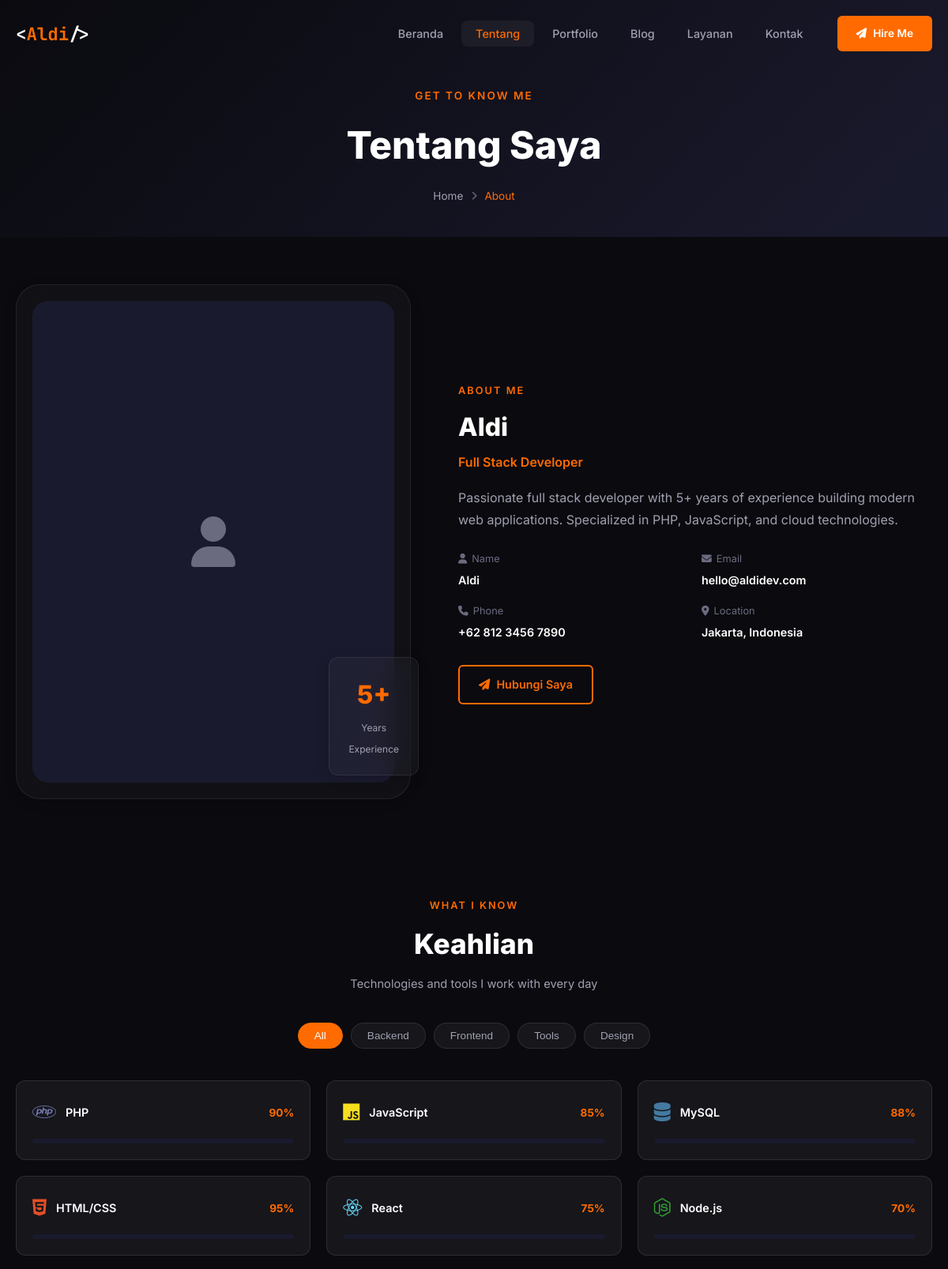
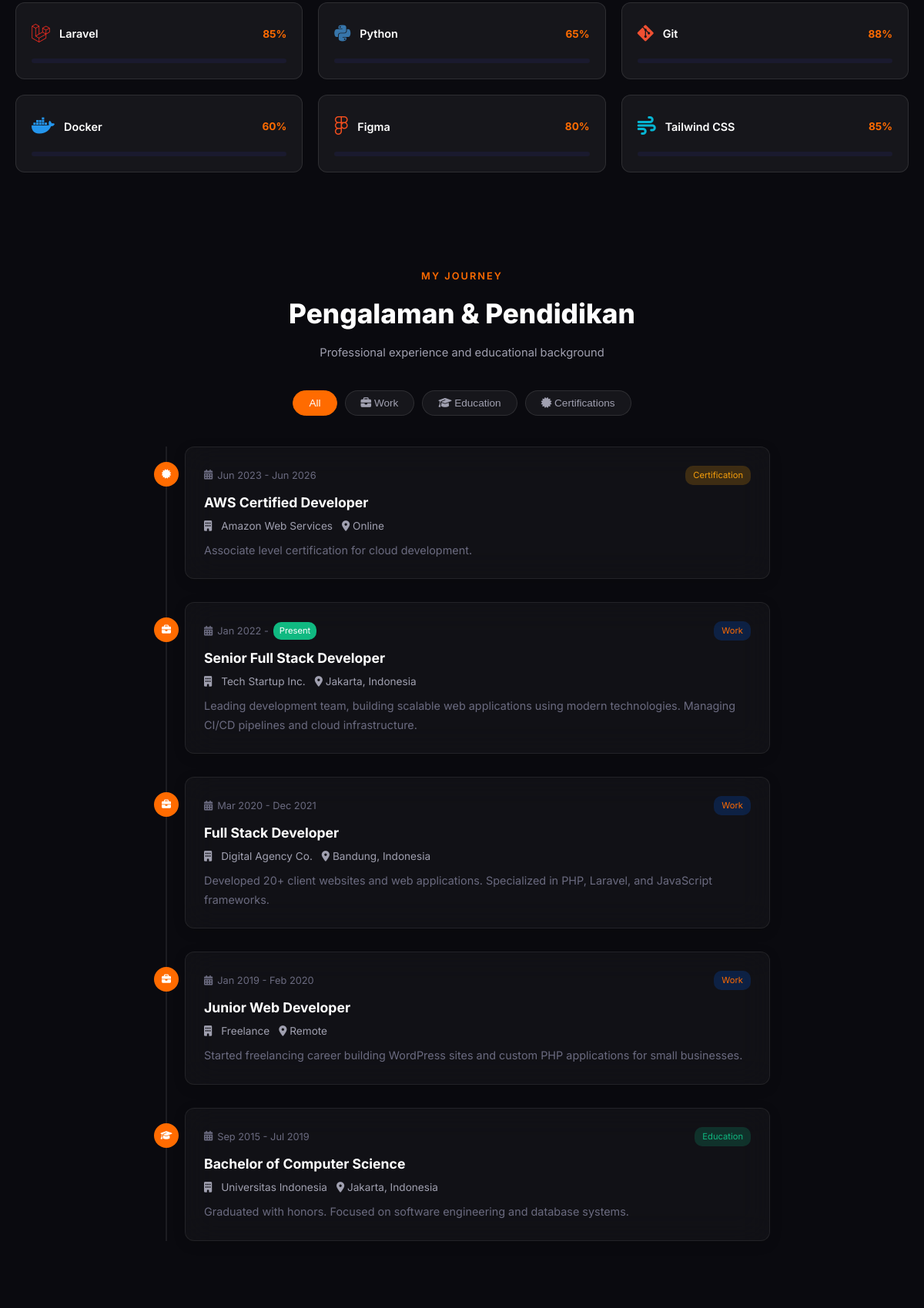
/about (upper part), run on the app's committed database (2 pictures, top to bottom).
### tables this page shows
CREATE TABLE IF NOT EXISTS `skills` (
    `id` INT UNSIGNED AUTO_INCREMENT PRIMARY KEY,
    `name` VARCHAR(100) NOT NULL,
    `percentage` TINYINT UNSIGNED DEFAULT 80,
    `category` VARCHAR(50) DEFAULT 'technical',
    `icon` VARCHAR(100) DEFAULT NULL,
    `color` VARCHAR(7) DEFAULT '#0066ff',
    `sort_order` INT DEFAULT 0,
    `is_active` TINYINT(1) DEFAULT 1,
    `created_at` TIMESTAMP DEFAULT CURRENT_TIMESTAMP,
    UNIQUE KEY `uk_skills_name` (`name`)
);

CREATE TABLE IF NOT EXISTS `experience` (
    `id` INT UNSIGNED AUTO_INCREMENT PRIMARY KEY,
    `title` VARCHAR(150) NOT NULL,
    `company` VARCHAR(150) DEFAULT NULL,
    `location` VARCHAR(100) DEFAULT NULL,
    `description` TEXT DEFAULT NULL,
    `type` ENUM('work', 'education', 'certification') DEFAULT 'work',
    `start_date` DATE NOT NULL,
    `end_date` DATE DEFAULT NULL,
    `is_current` TINYINT(1) DEFAULT 0,
    `sort_order` INT DEFAULT 0,
    `created_at` TIMESTAMP DEFAULT CURRENT_TIMESTAMP
);

### includes/helpers.php (called while the page is built, shortened)
<?php
function baseUrl($path = '') {
    return rtrim(APP_URL, '/') . '/' . ltrim($path, '/');
}
function getSetting($key, $default = '') {
    static $settings = null;
    if ($settings === null) {
        try {
            $results = db()->fetchAll("SELECT setting_key, setting_value FROM settings");
            $settings = [];
            foreach ($results as $row) {
                $settings[$row['setting_key']] = $row['setting_value'];
            }
        } catch (Exception $e) {
            $settings = [];
        }
    }
    return $settings[$key] ?? $default;
}
function formatDate($date, $format = 'd M Y') {
    return date($format, strtotime($date));
}
function lang($key, $default = '') {
    static $strings = null;
    if ($strings === null) {
        $langFile = ROOT_PATH . '/config/lang/' . APP_LANG . '.php';
        if (file_exists($langFile)) {
            $strings = require $langFile;
        } else {
            $strings = [];
        }
    }
    return $strings[$key] ?? $default ?: $key;
}

### config/lang/id.php (called while the page is built)
<?php
return [
    'nav_home' => 'Beranda',
    'nav_about' => 'Tentang',
    'nav_portfolio' => 'Portfolio',
    'nav_blog' => 'Blog',
    'nav_services' => 'Layanan',
    'nav_contact' => 'Kontak',
    'hero_cta' => 'Lihat Portfolio',
    'hero_cta_secondary' => 'Hubungi Saya',
    'stats_projects' => 'Project Selesai',
    'stats_clients' => 'Client Puas',
    'stats_experience' => 'Tahun Pengalaman',
    'stats_awards' => 'Penghargaan',
    'about_title' => 'Tentang Saya',
    'about_skills' => 'Keahlian',
    'about_experience' => 'Pengalaman',
    'about_education' => 'Pendidikan',
    'about_download_cv' => 'Download CV',
    'portfolio_title' => 'Portfolio Saya',
    'portfolio_all' => 'Semua',
    'portfolio_view' => 'Lihat Detail',
    'portfolio_demo' => 'Live Demo',
    'portfolio_github' => 'Source Code',
    'blog_title' => 'Blog',
    'blog_read_more' => 'Baca Selengkapnya',
    'blog_search' => 'Cari artikel...',
    'blog_related' => 'Artikel Terkait',
    'blog_comments' => 'Komentar',
    'blog_leave_comment' => 'Tinggalkan Komentar',
    'services_title' => 'Layanan Saya',
    'services_popular' => 'Populer',
    'services_get_started' => 'Mulai Sekarang',
    'services_faq' => 'Pertanyaan Umum',
    'contact_title' => 'Hubungi Saya',
    'contact_name' => 'Nama Lengkap',
    'contact_email' => 'Email',
    'contact_phone' => 'Nomor Telepon',
    'contact_subject' => 'Subjek',
    'contact_message' => 'Pesan',
    'contact_send' => 'Kirim Pesan',
    'contact_success' => 'Pesan berhasil dikirim! Saya akan segera membalas.',
    'contact_error' => 'Gagal mengirim pesan. Silakan coba lagi.',
    'footer_newsletter' => 'Berlangganan Newsletter',
    'footer_newsletter_placeholder' => 'Masukkan email Anda',
    'footer_subscribe' => 'Berlangganan',
    'loading' => 'Memuat...',
    'no_data' => 'Tidak ada data',
    'view_all' => 'Lihat Semua',
    'back' => 'Kembali',
    'submit' => 'Kirim',
    'save' => 'Simpan',
    'cancel' => 'Batal',
    'delete' => 'Hapus',
    'edit' => 'Edit',
    'search' => 'Cari',
];

### config/database.php (called while the page is built, shortened)
<?php
class Database {
    private static $instance = null;
    private $pdo;
    private function __construct() {
        try {
            $dsn = "mysql:host=" . DB_HOST . ";dbname=" . DB_NAME . ";charset=utf8mb4";
            $options = [
                PDO::ATTR_ERRMODE => PDO::ERRMODE_EXCEPTION,
                PDO::ATTR_DEFAULT_FETCH_MODE => PDO::FETCH_ASSOC,
                PDO::ATTR_EMULATE_PREPARES => false,
                PDO::MYSQL_ATTR_INIT_COMMAND => "SET NAMES utf8mb4 COLLATE utf8mb4_unicode_ci"
            ];
            $this->pdo = new PDO($dsn, DB_USER, DB_PASS, $options);
        } catch (PDOException $e) {
            if (APP_DEBUG) {
                die("Database Connection Error: " . $e->getMessage());
            }
            die("Database connection failed. Please check your configuration.");
        }
    }
    public static function getInstance() {
        if (self::$instance === null) {
            self::$instance = new self();
        }
        return self::$instance;
    }
    public function query($sql, $params = []) {
        $stmt = $this->pdo->prepare($sql);
        $stmt->execute($params);
        return $stmt;
    }
    public function fetchAll($sql, $params = []) {
        $stmt = $this->query($sql, $params);
        return $stmt->fetchAll();
    }
}
function db() {
    return Database::getInstance();
}

### config/app.php (called while the page is built, shortened)
<?php
function loadDynamicConfig() {
    try {
        $dbSettings = db()->fetchAll("SELECT setting_key, setting_value FROM settings WHERE setting_group IN ('mail', 'integration', 'security')");
    } catch (Exception $e) {
    }
}

### includes/security.php (called while the page is built, shortened)
<?php
function xssClean($data) {
    return htmlspecialchars($data, ENT_QUOTES | ENT_HTML5, 'UTF-8');
}

### pages/about.php (the view, shortened to what this page needs)
<?php
$pageDescription = 'Learn more about ' . getSetting('owner_name', 'Aldi') . ' - ' . getSetting('owner_title', 'Full Stack Developer');
include TEMPLATES_PATH . '/header.php';
try {
    $skills = db()->fetchAll("SELECT id, name, percentage, category, icon, color, sort_order, is_active, created_at FROM skills WHERE is_active = 1 GROUP BY name ORDER BY sort_order ASC");
} catch (Exception $e) {
    $skills = [];
}
try {
    $experiences = db()->fetchAll("SELECT * FROM experience ORDER BY start_date DESC");
} catch (Exception $e) {
    $experiences = [];
}
$skillGroups = [];
foreach ($skills as $skill) {
    $skillGroups[$skill['category']][] = $skill;
}
?>
<section class="page-header">
    <div class="container">
        <div class="page-header-content" data-aos="fade-up">
            <span class="page-subtitle">Get to know me</span>
            <h1 class="page-title"><?= lang('about_title') ?></h1>
            <div class="breadcrumb">
                <a href="<?= baseUrl() ?>">Home</a>
                <span class="separator"><i class="fas fa-chevron-right"></i></span>
                <span class="current">About</span>
            </div>
        </div>
    </div>
</section>
<section class="section about-intro">
    <div class="container">
        <div class="about-grid">
            <div class="about-image" data-aos="fade-right">
                <div class="image-wrapper glass">
                    <?php $avatar = getSetting('owner_avatar'); ?>
                    <?php if (!empty($avatar)): ?>
                    <img src="<?= uploadUrl($avatar) ?>" alt="<?= getSetting('owner_name') ?>">
                    <?php else: ?>
                    <div class="image-placeholder">
                        <i class="fas fa-user"></i>
                    </div>
                    <?php endif; ?>
                </div>
                <div class="experience-badge glass">
                    <span class="badge-number"><?= getSetting('stats_experience', '5') ?>+</span>
                    <span class="badge-text">Years<br>Experience</span>
                </div>
            </div>
            <div class="about-content" data-aos="fade-left">
                <span class="section-subtitle">About Me</span>
                <h2 class="about-name"><?= getSetting('owner_name', 'Aldi') ?></h2>
                <p class="about-title-role"><?= getSetting('owner_title', 'Full Stack Developer') ?></p>
                <div class="about-bio">
                    <p><?= getSetting('owner_bio', 'Passionate developer with years of experience building modern web applications.') ?></p>
                </div>
                <div class="about-info-grid">
                    <div class="info-item">
                        <span class="info-label"><i class="fas fa-user"></i> Name</span>
                        <span class="info-value"><?= getSetting('owner_name', 'Aldi') ?></span>
                    </div>
                    <div class="info-item">
                        <span class="info-label"><i class="fas fa-envelope"></i> Email</span>
                        <span class="info-value"><?= getSetting('owner_email', 'hello@aldidev.com') ?></span>
                    </div>
                    <div class="info-item">
                        <span class="info-label"><i class="fas fa-phone"></i> Phone</span>
                        <span class="info-value"><?= getSetting('owner_phone', '+62 812 3456 7890') ?></span>
                    </div>
                    <div class="info-item">
                        <span class="info-label"><i class="fas fa-map-marker-alt"></i> Location</span>
                        <span class="info-value"><?= getSetting('owner_address', 'Jakarta, Indonesia') ?></span>
                    </div>
                </div>
                <div class="about-buttons">
                    <a href="<?= baseUrl('contact') ?>" class="btn btn-outline">
                        <i class="fas fa-paper-plane"></i> <?= lang('hero_cta_secondary') ?>
                    </a>
                </div>
            </div>
        </div>
    </div>
</section>
<section class="section skills-section">
    <div class="container">
        <div class="section-header" data-aos="fade-up">
            <span class="section-subtitle">What I Know</span>
            <h2 class="section-title"><?= lang('about_skills') ?></h2>
            <p class="section-desc">Technologies and tools I work with every day</p>
        </div>
        <div class="skill-tabs" data-aos="fade-up">
            <button class="skill-tab active" data-category="all">All</button>
            <?php foreach (array_keys($skillGroups) as $category): ?>
            <button class="skill-tab" data-category="<?= $category ?>"><?= ucfirst($category) ?></button>
            <?php endforeach; ?>
        </div>
        <div class="skills-grid">
            <?php foreach ($skills as $index => $skill): ?>
            <div class="skill-item" data-category="<?= $skill['category'] ?>" data-aos="fade-up" data-aos-delay="<?= ($index % 6) * 50 ?>">
                <div class="skill-header">
                    <div class="skill-icon" style="color: <?= $skill['color'] ?>">
                        <i class="<?= $skill['icon'] ?? 'fas fa-code' ?>"></i>
                    </div>
                    <div class="skill-info">
                        <h4 class="skill-name"><?= xssClean($skill['name']) ?></h4>
                        <span class="skill-percent"><?= $skill['percentage'] ?>%</span>
                    </div>
                </div>
                <div class="skill-bar">
                </div>
            </div>
            <?php endforeach; ?>
        </div>
    </div>
</section>
<section class="section timeline-section">
    <div class="container">
        <div class="section-header" data-aos="fade-up">
            <span class="section-subtitle">My Journey</span>
            <h2 class="section-title"><?= lang('about_experience') ?> & <?= lang('about_education') ?></h2>
            <p class="section-desc">Professional experience and educational background</p>
        </div>
        <div class="timeline-tabs" data-aos="fade-up">
            <button class="timeline-tab active" data-type="all">All</button>
            <button class="timeline-tab" data-type="work"><i class="fas fa-briefcase"></i> Work</button>
            <button class="timeline-tab" data-type="education"><i class="fas fa-graduation-cap"></i> Education</button>
            <button class="timeline-tab" data-type="certification"><i class="fas fa-certificate"></i> Certifications</button>
        </div>
        <div class="timeline">
            <?php foreach ($experiences as $index => $exp): ?>
            <div class="timeline-item <?= $index % 2 === 0 ? 'left' : 'right' ?>"
                 data-type="<?= $exp['type'] ?>"
                 data-aos="fade-up" data-aos-delay="<?= $index * 100 ?>">
                <div class="timeline-marker">
                    <i class="fas fa-<?= $exp['type'] === 'work' ? 'briefcase' : ($exp['type'] === 'education' ? 'graduation-cap' : 'certificate') ?>"></i>
                </div>
                <div class="timeline-content glass">
                    <div class="timeline-header">
                        <span class="timeline-date">
                            <i class="fas fa-calendar-alt"></i>
                            <?= formatDate($exp['start_date'], 'M Y') ?> -
                            <?= $exp['is_current'] ? '<span class="badge-current">Present</span>' : formatDate($exp['end_date'], 'M Y') ?>
                        </span>
                        <span class="timeline-type badge-<?= $exp['type'] ?>"><?= ucfirst($exp['type']) ?></span>
                    </div>
                    <h3 class="timeline-title"><?= xssClean($exp['title']) ?></h3>
                    <p class="timeline-company">
                        <i class="fas fa-building"></i> <?= xssClean($exp['company'] ?? '') ?>
                        <?php if (!empty($exp['location'])): ?>
                        <span class="timeline-location">
                            <i class="fas fa-map-marker-alt"></i> <?= xssClean($exp['location']) ?>
                        </span>
                        <?php endif; ?>
                    </p>
                    <?php if (!empty($exp['description'])): ?>
                    <p class="timeline-desc"><?= xssClean($exp['description']) ?></p>
                    <?php endif; ?>
                </div>
            </div>
            <?php endforeach; ?>
        </div>
    </div>
</section>
<?php include TEMPLATES_PATH . '/footer.php'; ?>

### data on the page
skills: name "PHP", percentage "90"
skills: name "JavaScript", percentage "85"
skills: name "MySQL", percentage "88"
skills: name "HTML/CSS", percentage "95"
skills: name "React", percentage "75"
skills: name "Node.js", percentage "70"
skills: name "Laravel", percentage "85"
skills: name "Python", percentage "65"
skills: name "Git", percentage "88"
skills: name "Docker", percentage "60"
skills: name "Figma", percentage "80"
skills: name "Tailwind CSS", percentage "85"
experience: start_date "Jun 2023", end_date "Jun 2026", type "Certification", title "AWS Certified Developer", company "Amazon Web Services", location "Online", description "Associate level certification for cloud development."
experience: start_date "Jan 2022", is_current "Present", type "Work", title "Senior Full Stack Developer", company "Tech Startup Inc.", location "Jakarta, Indonesia", description "Leading development team, building scalable web applications using modern technologies. Managing CI/CD pipelines and cloud infrastructure."
experience: start_date "Mar 2020", end_date "Dec 2021", type "Work", title "Full Stack Developer", company "Digital Agency Co.", location "Bandung, Indonesia", description "Developed 20+ client websites and web applications. Specialized in PHP, Laravel, and JavaScript frameworks."
experience: start_date "Jan 2019", end_date "Feb 2020", type "Work", title "Junior Web Developer", company "Freelance", location "Remote", description "Started freelancing career building WordPress sites and custom PHP applications for small businesses."
experience: start_date "Sep 2015", end_date "Jul 2019", type "Education", title "Bachelor of Computer Science", company "Universitas Indonesia", location "Jakarta, Indonesia", description "Graduated with honors. Focused on software engineering and database systems."

### other printed values
getSetting('owner_name', 'Aldi') "Aldi"
lang('nav_home') "Beranda"
lang('nav_about') "Tentang"
lang('nav_portfolio') "Portfolio"
lang('nav_blog') "Blog"
lang('nav_services') "Layanan"
lang('nav_contact') "Kontak"
lang('about_title') "Tentang Saya"
getSetting('stats_experience', '5') "5"
getSetting('owner_title', 'Full Stack Developer') "Full Stack Developer"
getSetting('owner_email', 'hello@aldidev.com') "hello@aldidev.com"
getSetting('owner_phone', '+62 812 3456 7890') "+62 812 3456 7890"
getSetting('owner_address', 'Jakarta, Indonesia') "Jakarta, Indonesia"
lang('hero_cta_secondary') "Hubungi Saya"
lang('about_skills') "Keahlian"
